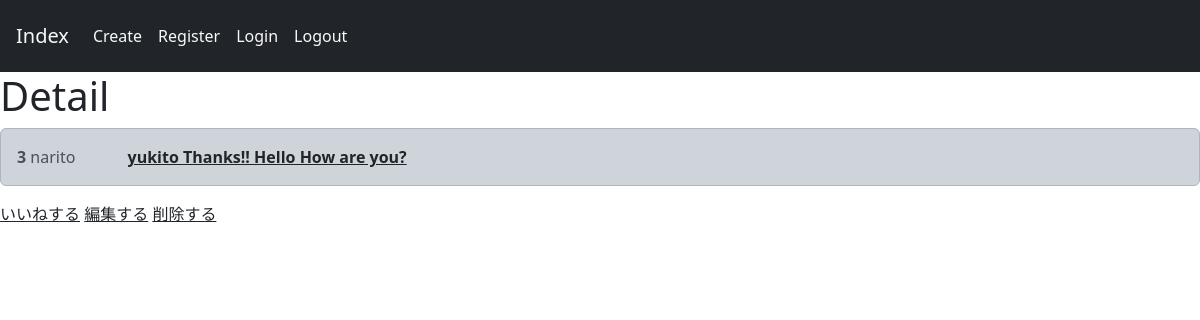
The app's page /post/3, older data.
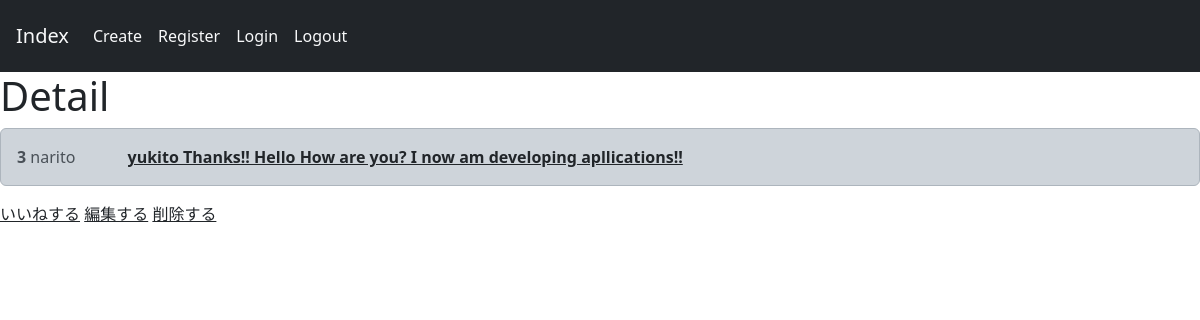
The same page, newer data.
### core/models.py (models this page shows, shortened)
class Post(models.Model):
    user=models.ForeignKey(User,on_delete=models.CASCADE)
    text=models.TextField(max_length=300)

### core/views.py (the view)
# urls.py: path('post/<int:pk>',views.detail,name='detail'),
def detail(request,pk):
    post=Post.objects.get(pk=pk)
    context={
        'p': post,
    }
    return render(request,'core/detail.html',context)

### templates/core/detail.html
{% extends 'base.html' %}
{% block content %}
<h1>Detail</h1>
<div class="alert alert-dark" role="alert">
    <strong>{{p.id}}</strong>
    {{p.user}}
    <strong>
        <a href="" class="text-dark p-5">{{p.text}}</a>
    </strong>
</div>
<a href="{% url 'like' p.id %}" class="text-dark">いいねする</a>
<a href="{% url 'update' p.id %}" class="text-dark">編集する</a>
<a href="{% url 'delete' p.id %}" class="text-dark">削除する</a>
{% endblock content %}

Row changes from the older to the newer data that the page shows:
changed Post "narito": text "yukito Thanks!! Hello How are you?" → "yukito Thanks!! Hello How are you? I now am developing apllications!!"
